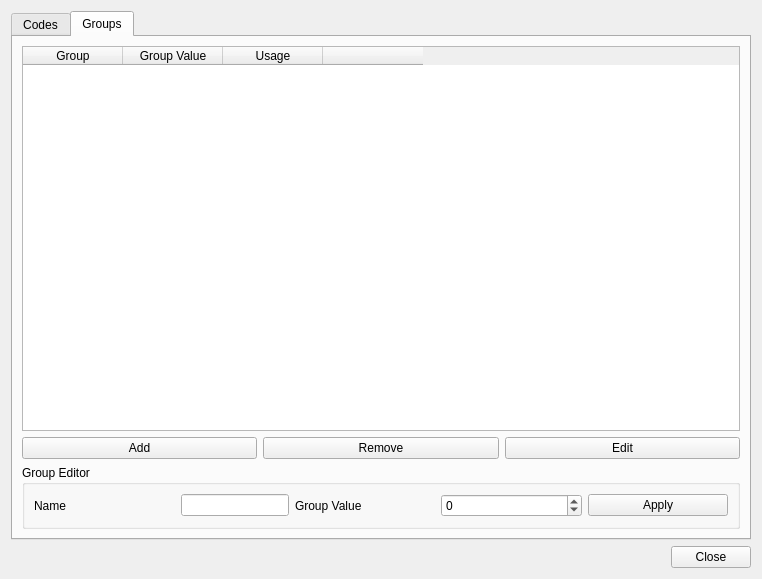
<?xml version="1.0" encoding="UTF-8"?>
<ui version="4.0">
 <class>QCodeDialog</class>
 <widget class="QDialog" name="QCodeDialog">
  <property name="geometry">
   <rect>
    <x>0</x>
    <y>0</y>
    <width>762</width>
    <height>579</height>
   </rect>
  </property>
  <property name="windowTitle">
   <string>Dialog</string>
  </property>
  <layout class="QVBoxLayout" name="verticalLayout_3">
   <item>
    <widget class="QTabWidget" name="tabWidget">
     <property name="currentIndex">
      <number>1</number>
     </property>
     <widget class="QWidget" name="codeTab">
      <attribute name="title">
       <string>Codes</string>
      </attribute>
      <layout class="QVBoxLayout" name="verticalLayout">
       <item>
        <widget class="QTableWidget" name="codeTableWidget">
         <property name="editTriggers">
          <set>QAbstractItemView::NoEditTriggers</set>
         </property>
         <property name="selectionMode">
          <enum>QAbstractItemView::SingleSelection</enum>
         </property>
         <property name="selectionBehavior">
          <enum>QAbstractItemView::SelectRows</enum>
         </property>
         <property name="textElideMode">
          <enum>Qt::ElideNone</enum>
         </property>
         <property name="columnCount">
          <number>7</number>
         </property>
         <attribute name="horizontalHeaderShowSortIndicator" stdset="0">
          <bool>true</bool>
         </attribute>
         <column>
          <property name="text">
           <string>Type</string>
          </property>
         </column>
         <column>
          <property name="text">
           <string>Code</string>
          </property>
         </column>
         <column>
          <property name="text">
           <string>Value</string>
          </property>
         </column>
         <column>
          <property name="text">
           <string>Usage</string>
          </property>
         </column>
         <column>
          <property name="text">
           <string>Group</string>
          </property>
         </column>
         <column>
          <property name="text">
           <string>Group Value</string>
          </property>
         </column>
         <column>
          <property name="text">
           <string>Active</string>
          </property>
         </column>
        </widget>
       </item>
       <item>
        <layout class="QHBoxLayout" name="codeButtonHorizontalLayout">
         <item>
          <widget class="QPushButton" name="codeAddPushButton">
           <property name="text">
            <string>Add</string>
           </property>
          </widget>
         </item>
         <item>
          <widget class="QPushButton" name="codeRemovePushButton">
           <property name="text">
            <string>Remove</string>
           </property>
          </widget>
         </item>
         <item>
          <widget class="QPushButton" name="codeEditPushButton">
           <property name="text">
            <string>Edit</string>
           </property>
          </widget>
         </item>
        </layout>
       </item>
       <item>
        <widget class="QGroupBox" name="codeEditGroupBox">
         <property name="title">
          <string>Code Editor</string>
         </property>
         <layout class="QGridLayout" name="gridLayout">
          <item row="0" column="0" alignment="Qt::AlignLeft">
           <widget class="QLabel" name="codeLabel">
            <property name="sizePolicy">
             <sizepolicy hsizetype="Maximum" vsizetype="Preferred">
              <horstretch>0</horstretch>
              <verstretch>0</verstretch>
             </sizepolicy>
            </property>
            <property name="maximumSize">
             <size>
              <width>50</width>
              <height>16777215</height>
             </size>
            </property>
            <property name="text">
             <string>Code</string>
            </property>
           </widget>
          </item>
          <item row="1" column="0">
           <widget class="QLabel" name="codceValueLabel">
            <property name="sizePolicy">
             <sizepolicy hsizetype="Maximum" vsizetype="Preferred">
              <horstretch>0</horstretch>
              <verstretch>0</verstretch>
             </sizepolicy>
            </property>
            <property name="maximumSize">
             <size>
              <width>50</width>
              <height>16777215</height>
             </size>
            </property>
            <property name="text">
             <string>Value</string>
            </property>
           </widget>
          </item>
          <item row="4" column="1">
           <widget class="QCheckBox" name="codeActiveCheckBox">
            <property name="sizePolicy">
             <sizepolicy hsizetype="Maximum" vsizetype="Fixed">
              <horstretch>0</horstretch>
              <verstretch>0</verstretch>
             </sizepolicy>
            </property>
            <property name="minimumSize">
             <size>
              <width>200</width>
              <height>0</height>
             </size>
            </property>
            <property name="layoutDirection">
             <enum>Qt::LeftToRight</enum>
            </property>
            <property name="text">
             <string/>
            </property>
           </widget>
          </item>
          <item row="1" column="1">
           <widget class="QSpinBox" name="codeValueSpinBox">
            <property name="sizePolicy">
             <sizepolicy hsizetype="Maximum" vsizetype="Fixed">
              <horstretch>0</horstretch>
              <verstretch>0</verstretch>
             </sizepolicy>
            </property>
            <property name="minimumSize">
             <size>
              <width>200</width>
              <height>0</height>
             </size>
            </property>
            <property name="minimum">
             <number>-5</number>
            </property>
            <property name="maximum">
             <number>5</number>
            </property>
           </widget>
          </item>
          <item row="4" column="0" alignment="Qt::AlignLeft">
           <widget class="QLabel" name="codeActiveLabel">
            <property name="sizePolicy">
             <sizepolicy hsizetype="Maximum" vsizetype="Preferred">
              <horstretch>0</horstretch>
              <verstretch>0</verstretch>
             </sizepolicy>
            </property>
            <property name="maximumSize">
             <size>
              <width>50</width>
              <height>16777215</height>
             </size>
            </property>
            <property name="text">
             <string>Active</string>
            </property>
           </widget>
          </item>
          <item row="0" column="1">
           <widget class="QLineEdit" name="codeLineEdit">
            <property name="sizePolicy">
             <sizepolicy hsizetype="Maximum" vsizetype="Fixed">
              <horstretch>0</horstretch>
              <verstretch>0</verstretch>
             </sizepolicy>
            </property>
            <property name="minimumSize">
             <size>
              <width>200</width>
              <height>0</height>
             </size>
            </property>
            <property name="autoFillBackground">
             <bool>true</bool>
            </property>
           </widget>
          </item>
          <item row="0" column="2">
           <widget class="QLabel" name="codeTypeLabel">
            <property name="sizePolicy">
             <sizepolicy hsizetype="Maximum" vsizetype="Preferred">
              <horstretch>0</horstretch>
              <verstretch>0</verstretch>
             </sizepolicy>
            </property>
            <property name="maximumSize">
             <size>
              <width>50</width>
              <height>16777215</height>
             </size>
            </property>
            <property name="text">
             <string>Type</string>
            </property>
           </widget>
          </item>
          <item row="0" column="3">
           <widget class="QComboBox" name="scanTypeComboBox">
            <property name="sizePolicy">
             <sizepolicy hsizetype="Maximum" vsizetype="Fixed">
              <horstretch>0</horstretch>
              <verstretch>0</verstretch>
             </sizepolicy>
            </property>
            <property name="minimumSize">
             <size>
              <width>200</width>
              <height>0</height>
             </size>
            </property>
            <property name="sizeAdjustPolicy">
             <enum>QComboBox::AdjustToContents</enum>
            </property>
           </widget>
          </item>
          <item row="1" column="2">
           <widget class="QLabel" name="codeGroupLabel">
            <property name="sizePolicy">
             <sizepolicy hsizetype="Maximum" vsizetype="Preferred">
              <horstretch>0</horstretch>
              <verstretch>0</verstretch>
             </sizepolicy>
            </property>
            <property name="maximumSize">
             <size>
              <width>50</width>
              <height>16777215</height>
             </size>
            </property>
            <property name="text">
             <string>Group</string>
            </property>
           </widget>
          </item>
          <item row="1" column="3">
           <widget class="QComboBox" name="codeGroupComboBox">
            <property name="sizePolicy">
             <sizepolicy hsizetype="Maximum" vsizetype="Fixed">
              <horstretch>0</horstretch>
              <verstretch>0</verstretch>
             </sizepolicy>
            </property>
            <property name="minimumSize">
             <size>
              <width>200</width>
              <height>0</height>
             </size>
            </property>
           </widget>
          </item>
          <item row="4" column="3">
           <widget class="QPushButton" name="codeApplyPushButton">
            <property name="text">
             <string>Apply</string>
            </property>
           </widget>
          </item>
         </layout>
        </widget>
       </item>
      </layout>
     </widget>
     <widget class="QWidget" name="groupTab">
      <attribute name="title">
       <string>Groups</string>
      </attribute>
      <layout class="QVBoxLayout" name="verticalLayout_2">
       <item>
        <widget class="QTableWidget" name="groupTableWidget">
         <property name="selectionMode">
          <enum>QAbstractItemView::SingleSelection</enum>
         </property>
         <property name="selectionBehavior">
          <enum>QAbstractItemView::SelectRows</enum>
         </property>
         <attribute name="horizontalHeaderShowSortIndicator" stdset="0">
          <bool>true</bool>
         </attribute>
         <column>
          <property name="text">
           <string>Group</string>
          </property>
         </column>
         <column>
          <property name="text">
           <string>Group Value</string>
          </property>
         </column>
         <column>
          <property name="text">
           <string>Usage</string>
          </property>
         </column>
         <column>
          <property name="text">
           <string/>
          </property>
         </column>
        </widget>
       </item>
       <item>
        <layout class="QHBoxLayout" name="groupButtonHorizontalLayout">
         <item>
          <widget class="QPushButton" name="groupAddPushButton">
           <property name="text">
            <string>Add</string>
           </property>
          </widget>
         </item>
         <item>
          <widget class="QPushButton" name="groupRemovePushButton">
           <property name="text">
            <string>Remove</string>
           </property>
          </widget>
         </item>
         <item>
          <widget class="QPushButton" name="groupEditPushButton">
           <property name="text">
            <string>Edit</string>
           </property>
          </widget>
         </item>
        </layout>
       </item>
       <item>
        <widget class="QGroupBox" name="groupEditGroupBox">
         <property name="title">
          <string>Group Editor</string>
         </property>
         <layout class="QGridLayout" name="gridLayout_2">
          <item row="1" column="2">
           <widget class="QLineEdit" name="groupLineEdit">
            <property name="sizePolicy">
             <sizepolicy hsizetype="Maximum" vsizetype="Fixed">
              <horstretch>0</horstretch>
              <verstretch>0</verstretch>
             </sizepolicy>
            </property>
            <property name="autoFillBackground">
             <bool>true</bool>
            </property>
           </widget>
          </item>
          <item row="1" column="3">
           <widget class="QLabel" name="groupValueLabel">
            <property name="text">
             <string>Group Value</string>
            </property>
           </widget>
          </item>
          <item row="1" column="0">
           <widget class="QLabel" name="groupLabel">
            <property name="text">
             <string>Name</string>
            </property>
           </widget>
          </item>
          <item row="1" column="4">
           <widget class="QSpinBox" name="groupValueSpinBox">
            <property name="minimum">
             <number>-5</number>
            </property>
            <property name="maximum">
             <number>5</number>
            </property>
           </widget>
          </item>
          <item row="1" column="5">
           <widget class="QPushButton" name="groupApplyPushButton">
            <property name="text">
             <string>Apply</string>
            </property>
           </widget>
          </item>
         </layout>
        </widget>
       </item>
      </layout>
     </widget>
    </widget>
   </item>
   <item alignment="Qt::AlignRight">
    <widget class="QPushButton" name="closePushButton">
     <property name="sizePolicy">
      <sizepolicy hsizetype="Preferred" vsizetype="Fixed">
       <horstretch>0</horstretch>
       <verstretch>0</verstretch>
      </sizepolicy>
     </property>
     <property name="minimumSize">
      <size>
       <width>80</width>
       <height>0</height>
      </size>
     </property>
     <property name="maximumSize">
      <size>
       <width>60</width>
       <height>16777215</height>
      </size>
     </property>
     <property name="layoutDirection">
      <enum>Qt::LeftToRight</enum>
     </property>
     <property name="text">
      <string>Close</string>
     </property>
    </widget>
   </item>
  </layout>
 </widget>
 <resources>
  <include location="../../../../../qt/src/gui/styles/qstyle.qrc"/>
  <include location="../../../../../qt/src/plugins/platforms/openkode/resources.qrc"/>
  <include location="../../../../../qt/src/gui/dialogs/qprintdialog.qrc"/>
  <include location="../../../../../qt/src/gui/dialogs/qmessagebox.qrc"/>
  <include location="../../../../../qt/src/gui/styles/qstyle_wince.qrc"/>
  <include location="../../../../../qt/src/gui/styles/qstyle_s60.qrc"/>
 </resources>
 <connections/>
</ui>
